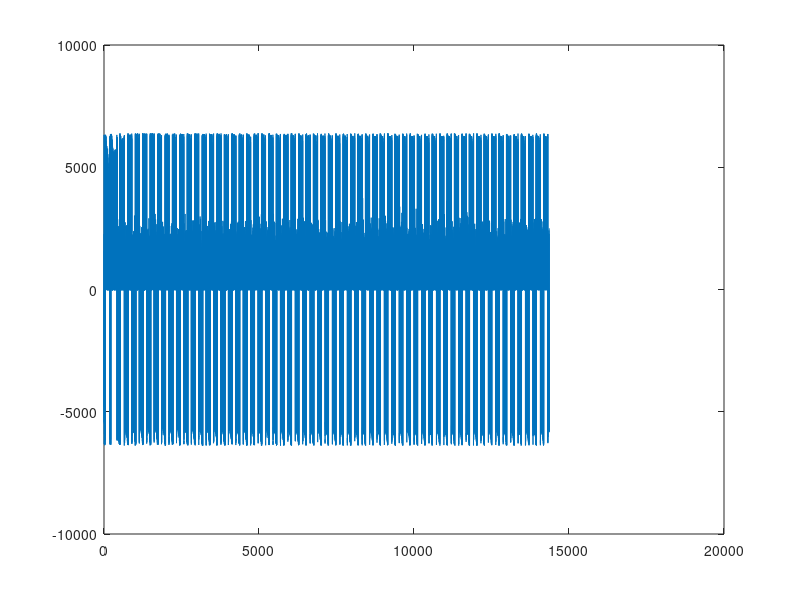

Here is the MATLAB script that generated this plot:
num_channels = 64;
%num_channels = length(amplifier_channels); % amplifier channel info from header file
fileinfo = dir('test_140613_120312.dat')
num_samples = fileinfo.bytes/(num_channels * 2); % int16 = 2 bytes
fid = fopen('test_140613_120312.dat', 'r');
v = fread(fid, [num_channels, num_samples], 'int16');
fclose(fid);
v = v * 0.195; % convert to microvolts

plot(v(32,:))